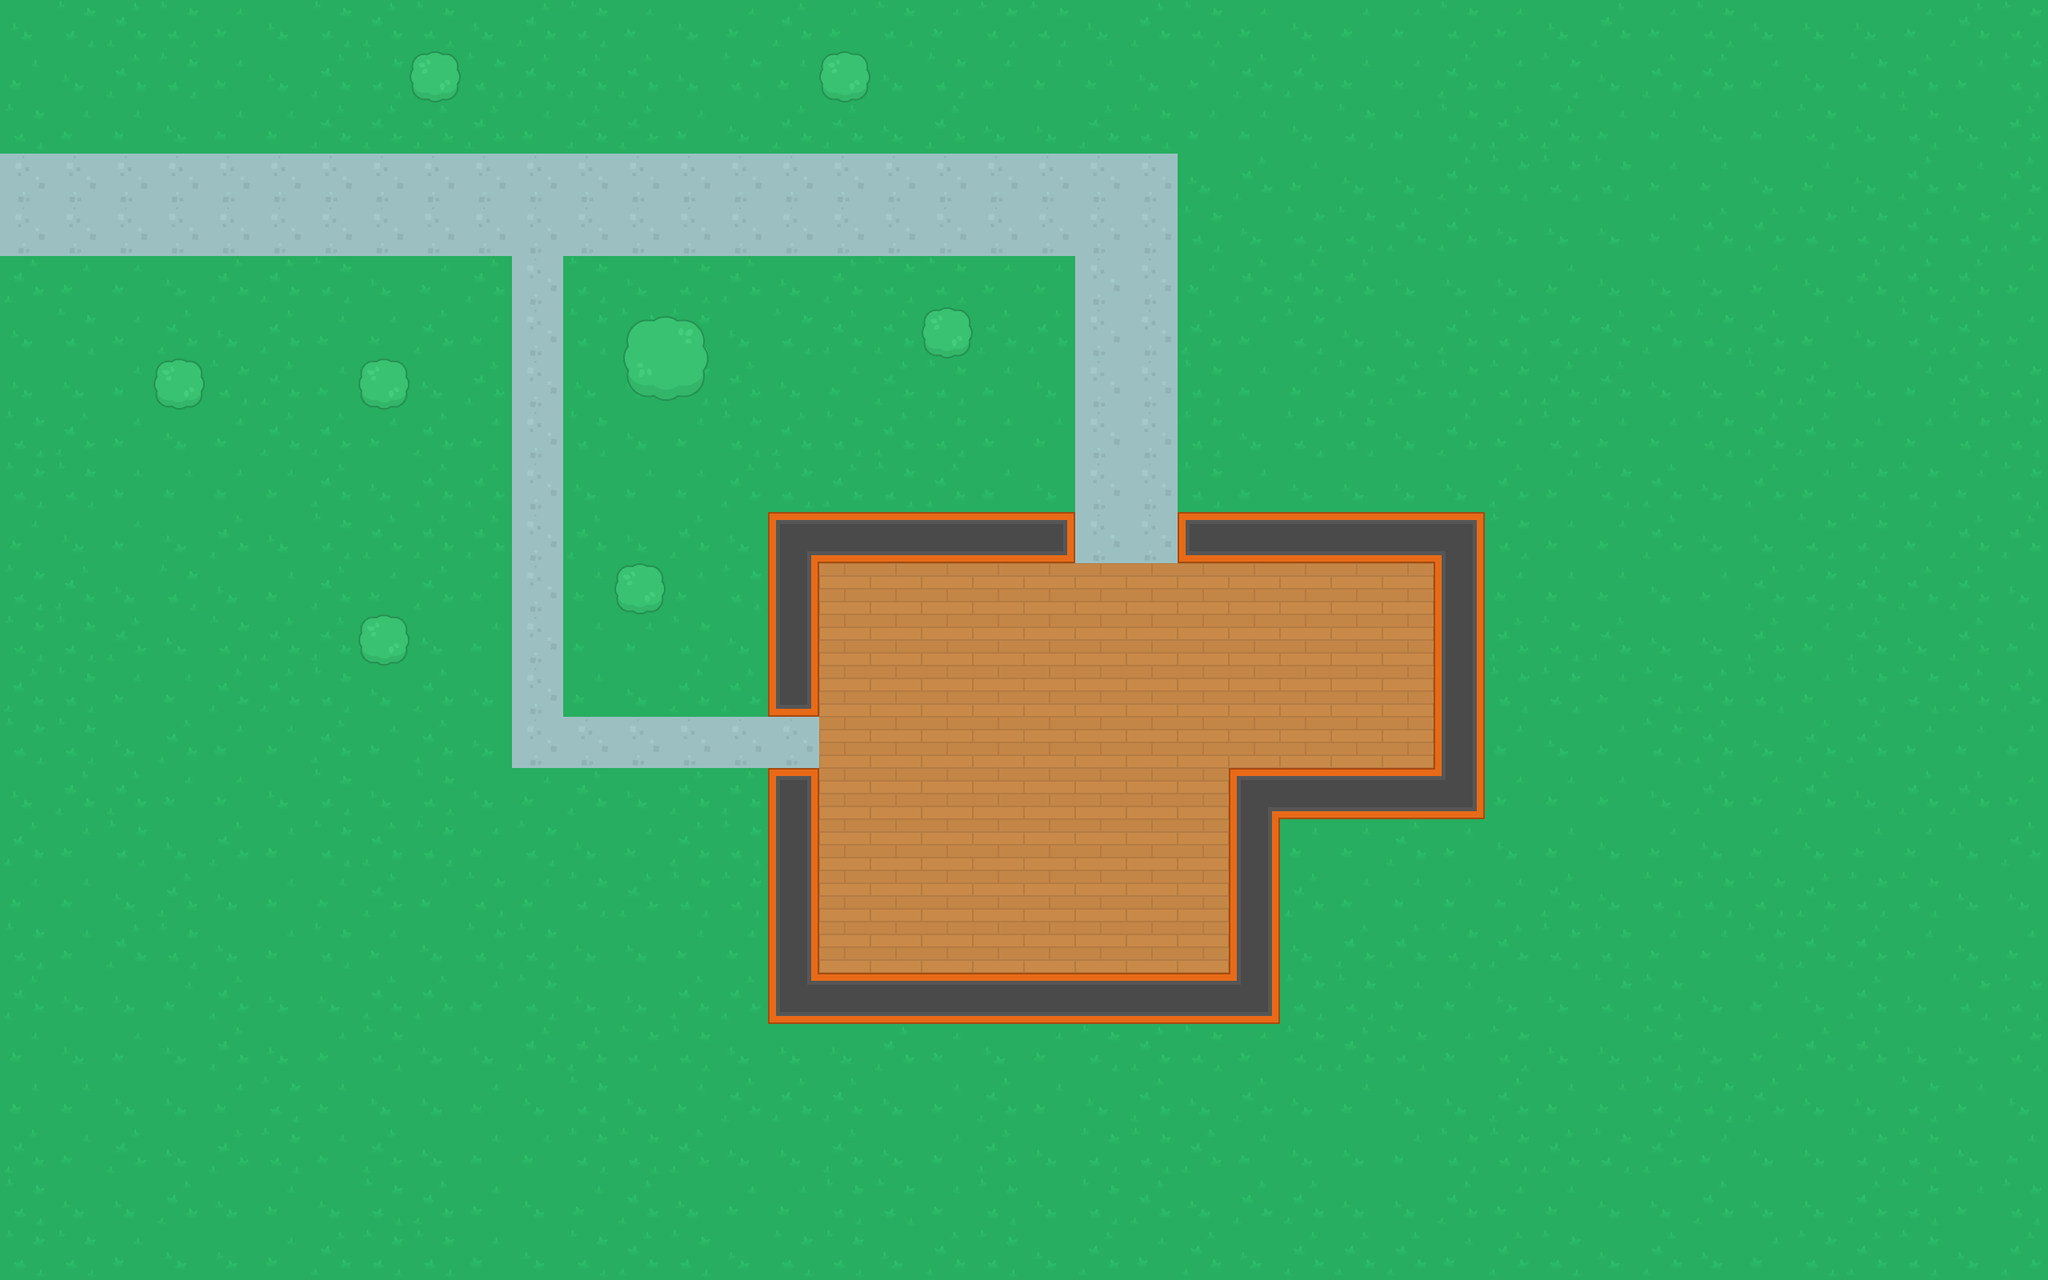

This game map was drawn from its Tiled (.tmx) file and the tilesets committed beside it. A one-line description and the full map source follow:
An orthogonal 40x25 tile map with 64x64 px tiles, 2 tile layers (ground, walls) and 20 objects (15x wall, 2x zombie, player, health, shotgun).

<map version="1.2" tiledversion="1.2.0" orientation="orthogonal" renderorder="right-down" width="40" height="25" tilewidth="64" tileheight="64" infinite="0" nextlayerid="4" nextobjectid="36">
 <tileset firstgid="1" source="../topdown-shooter/Spritesheet/spritesheet_tiles.tsx" />
 <layer id="1" name="ground" width="40" height="25">
  <data encoding="csv">
4,2,1,2,3,4,2,1,2,4,1,2,3,4,3,1,3,2,3,2,2,4,1,2,3,4,3,3,2,3,4,1,3,2,4,4,4,3,1,2,
3,4,1,2,3,4,1,2,3,2,1,1,1,4,2,3,4,4,2,3,3,3,4,3,1,1,3,3,1,3,2,4,1,1,3,4,2,1,3,2,
2,3,3,4,3,3,1,1,1,1,3,1,1,3,4,1,1,4,1,4,4,1,2,3,3,4,2,3,2,1,1,3,3,4,3,2,4,2,4,1,
7,7,7,7,7,7,7,7,7,7,7,7,7,7,7,7,7,7,7,7,7,7,7,4,1,3,4,4,1,2,2,2,3,3,4,3,4,1,3,1,
7,7,7,7,7,7,7,7,7,7,7,7,7,7,7,7,7,7,7,7,7,7,7,2,4,2,2,1,1,4,4,4,3,1,1,2,2,1,2,1,
1,3,3,4,1,1,2,4,3,1,7,2,4,2,1,4,1,2,2,3,3,7,7,3,1,1,1,4,4,4,3,4,4,4,3,4,1,1,1,3,
4,2,3,1,4,1,3,3,1,3,7,2,2,2,4,2,1,1,3,1,1,7,7,1,3,2,4,4,1,2,2,1,1,2,1,3,4,2,1,3,
4,4,3,4,2,1,3,4,4,1,7,4,4,2,1,4,3,1,2,3,4,7,7,2,3,3,2,1,2,2,1,1,4,4,2,1,4,3,1,2,
2,1,3,4,3,1,1,3,1,3,7,2,4,3,2,1,2,1,2,3,3,7,7,2,4,2,2,4,1,3,2,3,3,2,1,1,3,3,2,2,
2,2,3,3,3,3,1,4,1,1,7,4,3,3,1,2,1,2,1,3,4,7,7,2,3,4,4,4,4,1,3,2,1,4,1,3,2,2,3,2,
3,4,3,4,1,4,2,1,1,1,7,1,4,1,4,2,3,1,4,3,1,7,7,1,3,2,4,1,4,2,3,3,1,4,4,2,2,3,1,1,
2,1,4,2,4,3,1,3,1,3,7,3,4,3,2,3,42,42,42,42,42,42,42,42,42,42,42,42,1,3,3,3,4,3,1,2,1,1,1,4,
2,2,1,4,2,1,1,4,4,3,7,3,3,2,4,2,42,42,42,42,42,42,42,42,42,42,42,42,4,1,2,1,4,4,1,3,1,4,1,3,
1,2,3,3,1,1,2,4,1,4,7,3,4,1,1,4,42,42,42,42,42,42,42,42,42,42,42,42,1,2,2,3,2,1,2,3,2,2,1,1,
2,2,4,1,3,3,1,3,1,4,7,7,7,7,7,7,42,42,42,42,42,42,42,42,42,42,42,42,1,3,4,3,2,1,4,1,1,3,3,3,
4,1,1,3,3,4,2,4,2,4,3,1,4,1,1,3,42,42,42,42,42,42,42,42,1,1,1,4,3,3,3,3,4,1,3,1,4,1,1,3,
1,3,2,4,1,3,2,1,2,3,2,4,3,1,2,3,42,42,42,42,42,42,42,42,4,3,3,1,3,4,3,4,3,4,3,4,3,3,4,1,
3,3,4,1,4,3,3,1,3,2,3,2,1,2,2,1,42,42,42,42,42,42,42,42,3,1,3,3,3,3,1,4,2,2,2,1,2,2,4,4,
2,3,1,2,4,3,2,3,4,2,2,4,4,3,3,1,42,42,42,42,42,42,42,42,4,4,1,1,2,1,2,2,3,3,2,1,1,3,4,3,
1,4,4,3,1,4,4,1,1,3,2,4,4,1,1,2,3,2,3,3,4,1,4,1,4,2,2,3,3,4,4,2,2,4,3,4,1,4,2,2,
3,4,3,4,1,4,3,2,4,4,1,1,2,2,4,4,4,1,3,4,3,2,1,2,3,2,1,2,3,2,4,4,2,4,3,1,1,4,4,2,
3,3,4,4,3,2,3,4,4,3,4,2,4,3,1,1,1,4,3,1,3,4,1,4,1,4,3,4,4,1,3,3,2,2,1,4,4,2,3,4,
1,3,1,4,1,2,3,1,4,3,3,2,2,1,4,4,1,4,3,1,4,2,2,1,3,4,4,3,2,2,1,2,1,3,4,4,2,2,4,3,
2,4,4,1,4,3,4,2,1,3,4,3,1,4,3,3,2,2,3,2,4,2,1,4,1,1,4,4,1,3,3,4,4,1,4,4,1,2,3,2,
2,2,3,4,4,3,1,2,2,3,4,2,1,2,4,2,2,4,1,2,4,1,3,1,4,1,1,1,3,1,2,4,1,4,3,2,1,2,4,1
</data>
 </layer>
 <layer id="2" name="walls" width="40" height="25">
  <data encoding="csv">
0,0,0,0,0,0,0,0,0,0,0,0,0,0,0,0,0,0,0,0,0,0,0,0,0,0,0,0,0,0,0,0,0,0,0,0,0,0,0,0,
0,0,0,0,0,0,0,0,183,0,0,0,0,0,0,0,183,0,0,0,0,0,0,0,0,0,0,0,0,0,0,0,0,0,0,0,0,0,0,0,
0,0,0,0,0,0,0,0,0,0,0,0,0,0,0,0,0,0,0,0,0,0,0,0,0,0,0,0,0,0,0,0,0,0,0,0,0,0,0,0,
0,0,0,0,0,0,0,0,0,0,0,0,0,0,0,0,0,0,0,0,0,0,0,0,0,0,0,0,0,0,0,0,0,0,0,0,0,0,0,0,
0,0,0,0,0,0,0,0,0,0,0,0,0,0,0,0,0,0,0,0,0,0,0,0,0,0,0,0,0,0,0,0,0,0,0,0,0,0,0,0,
0,0,0,0,0,0,0,0,0,0,0,0,0,0,0,0,0,0,0,0,0,0,0,0,0,0,0,0,0,0,0,0,0,0,0,0,0,0,0,0,
0,0,0,0,0,0,0,0,0,0,0,0,181,182,0,0,0,0,183,0,0,0,0,0,0,0,0,0,0,0,0,0,0,0,0,0,0,0,0,0,
0,0,0,183,0,0,0,183,0,0,0,0,208,209,0,0,0,0,0,0,0,0,0,0,0,0,0,0,0,0,0,0,0,0,0,0,0,0,0,0,
0,0,0,0,0,0,0,0,0,0,0,0,0,0,0,0,0,0,0,0,0,0,0,0,0,0,0,0,0,0,0,0,0,0,0,0,0,0,0,0,
0,0,0,0,0,0,0,0,0,0,0,0,0,0,0,0,0,0,0,0,0,0,0,0,0,0,0,0,0,0,0,0,0,0,0,0,0,0,0,0,
0,0,0,0,0,0,0,0,0,0,0,0,0,0,0,109,111,111,111,111,114,0,0,142,111,111,111,111,110,0,0,0,0,0,0,0,0,0,0,0,
0,0,0,0,0,0,0,0,0,0,0,0,183,0,0,138,0,0,0,0,0,0,0,0,0,0,0,0,138,0,0,0,0,0,0,0,0,0,0,0,
0,0,0,0,0,0,0,183,0,0,0,0,0,0,0,138,0,0,0,0,0,0,0,0,0,0,0,0,138,0,0,0,0,0,0,0,0,0,0,0,
0,0,0,0,0,0,0,0,0,0,0,0,0,0,0,115,0,0,0,0,0,0,0,0,0,0,0,0,138,0,0,0,0,0,0,0,0,0,0,0,
0,0,0,0,0,0,0,0,0,0,0,0,0,0,0,0,0,0,0,0,0,0,0,0,0,0,0,0,138,0,0,0,0,0,0,0,0,0,0,0,
0,0,0,0,0,0,0,0,0,0,0,0,0,0,0,141,0,0,0,0,0,0,0,0,109,111,111,111,137,0,0,0,0,0,0,0,0,0,0,0,
0,0,0,0,0,0,0,0,0,0,0,0,0,0,0,138,0,0,0,0,0,0,0,0,138,0,0,0,0,0,0,0,0,0,0,0,0,0,0,0,
0,0,0,0,0,0,0,0,0,0,0,0,0,0,0,138,0,0,0,0,0,0,0,0,138,0,0,0,0,0,0,0,0,0,0,0,0,0,0,0,
0,0,0,0,0,0,0,0,0,0,0,0,0,0,0,138,0,0,0,0,0,0,0,0,138,0,0,0,0,0,0,0,0,0,0,0,0,0,0,0,
0,0,0,0,0,0,0,0,0,0,0,0,0,0,0,136,111,111,111,111,111,111,111,111,137,0,0,0,0,0,0,0,0,0,0,0,0,0,0,0,
0,0,0,0,0,0,0,0,0,0,0,0,0,0,0,0,0,0,0,0,0,0,0,0,0,0,0,0,0,0,0,0,0,0,0,0,0,0,0,0,
0,0,0,0,0,0,0,0,0,0,0,0,0,0,0,0,0,0,0,0,0,0,0,0,0,0,0,0,0,0,0,0,0,0,0,0,0,0,0,0,
0,0,0,0,0,0,0,0,0,0,0,0,0,0,0,0,0,0,0,0,0,0,0,0,0,0,0,0,0,0,0,0,0,0,0,0,0,0,0,0,
0,0,0,0,0,0,0,0,0,0,0,0,0,0,0,0,0,0,0,0,0,0,0,0,0,0,0,0,0,0,0,0,0,0,0,0,0,0,0,0,
0,0,0,0,0,0,0,0,0,0,0,0,0,0,0,0,0,0,0,0,0,0,0,0,0,0,0,0,0,0,0,0,0,0,0,0,0,0,0,0
</data>
 </layer>
 <objectgroup id="3" name="obstacles">
  <object id="1" name="wall" x="964" y="638" width="378" height="62" />
  <object id="2" name="player" x="719.75" y="255.399" width="39.9484" height="36.0522" rotation="0.106711" />
  <object id="3" name="wall" x="963" y="705" width="56" height="188" />
  <object id="4" name="wall" x="965" y="1219" width="632" height="62" />
  <object id="5" name="wall" x="1537" y="961" width="310" height="62" />
  <object id="6" name="wall" x="1475" y="641" width="378" height="62" />
  <object id="7" name="wall" x="957" y="965" width="64" height="254" />
  <object id="8" name="wall" x="1797" y="707" width="56" height="250" />
  <object id="9" name="wall" x="1537" y="1025" width="60" height="192" />
  <object id="10" name="wall" x="775" y="711" width="48.6667" height="47.3333" />
  <object id="11" name="wall" x="791.667" y="409.667" width="82" height="80.6667" />
  <object id="12" name="wall" x="455.667" y="456.333" width="48.6667" height="47.3333" />
  <object id="13" name="wall" x="455" y="777" width="48.6667" height="47.3333" />
  <object id="14" name="wall" x="199" y="457.667" width="48.6667" height="47.3333" />
  <object id="15" name="wall" x="200.333" y="7.00002" width="1277.15" height="130.424" />
  <object id="17" name="wall" x="1159" y="393" width="48.6667" height="47.3333" />
  <object id="32" name="health" x="916.026" y="241.974" width="39.9484" height="36.0522" rotation="0.106711" />
  <object id="33" name="zombie" x="1426.03" y="209.974" width="39.9484" height="36.0522" rotation="0.106711" />
  <object id="34" name="zombie" x="1722.03" y="473.974" width="39.9484" height="36.0522" rotation="0.106711" />
  <object id="35" name="shotgun" x="1438.03" y="837.974" width="39.9484" height="36.0522" rotation="0.106711" />
 </objectgroup>
</map>
